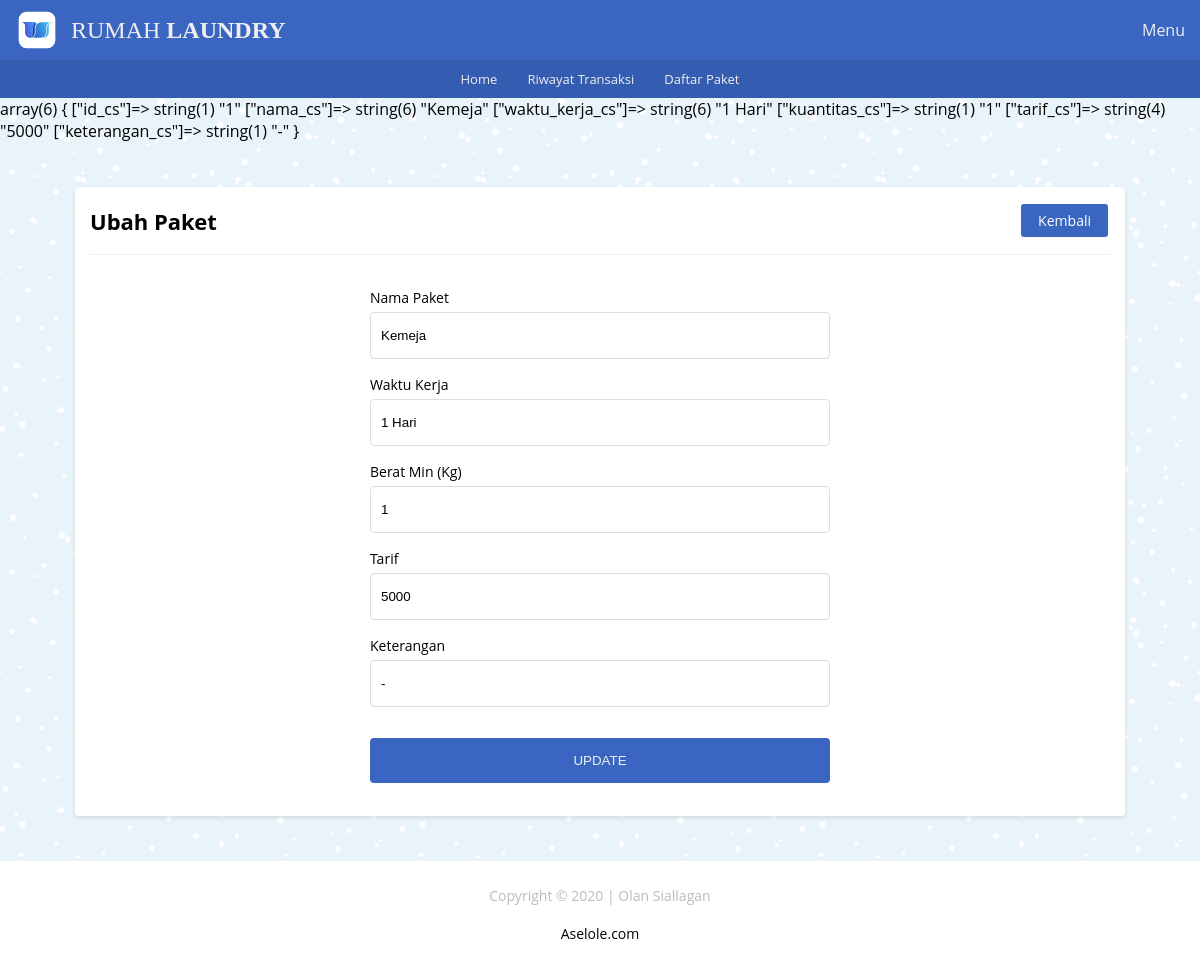
Screenshot of /app/paket/pkt_cs/edit.php?id_cs=1 with the database file from the repository.
### tables this page shows
CREATE TABLE `tb_cuci_satuan` (
  `id_cs` int(10) UNSIGNED NOT NULL,
  `nama_cs` varchar(100) NOT NULL,
  `waktu_kerja_cs` varchar(50) NOT NULL,
  `kuantitas_cs` int(10) UNSIGNED NOT NULL DEFAULT 0,
  `tarif_cs` int(10) UNSIGNED NOT NULL DEFAULT 0,
  `keterangan_cs` varchar(255) NOT NULL DEFAULT '-'
);

### app/includes/_functions.php (called while the page is built, shortened)
<?php
$host	= 'localhost';
$user = 'root';
$pass	= '';
$db	= 'laundry';
$koneksi = mysqli_connect($host,$user,$pass,$db);
function query($query){
	global $koneksi;
	$result = mysqli_query($koneksi, $query);
	$rows = [];
	while ($row = mysqli_fetch_assoc($result)) {
		$rows[] = $row;
	}
	return $rows;
}
function url($url = null){
	$url_utama = "http://localhost/rumah_laundry";
	if ($url != null) {
		return $url_utama . '/' . $url;
	}else{
		return $url_utama . '';
	}
}

### app/paket/pkt_cs/edit.php (the view, shortened to what this page needs)
<?php
   require_once('../../_header.php');
   $id_cs = $_GET['id_cs'];
   $data_cs = query("SELECT * FROM tb_cuci_satuan WHERE id_cs = '$id_cs'")[0];
   var_dump($data_cs);
?>
   <div id="edit_cs" class="main-content">
      <div class="container">
         <div class="baris">
            <div class="col mt-2">
               <div class="card">
                  <div class="card-title card-flex">
                     <div class="card-col">
                        <h2>Ubah Paket</h2>
                     </div>
                     <div class="card-col txt-right">
                        <a href="<?=url('paket/pkt_cs/pkt_cs.php')?>" class="btn-xs bg-primary">Kembali</a>
                     </div>
                  </div>
                  <div class="card-body">
                     <form action="" method="post" class="form-input">
                        <div class="form-grup">
                           <label for="nama">Nama Paket</label>
                           <input type="text" name="nama_cs" placeholder="Nama paket" value="<?=$data_cs['nama_cs']?>" autocomplete="off" id="nama" required>
                        </div>
                        <div class="form-grup">
                           <label for="wk">Waktu Kerja</label>
                           <input type="text" name="waktu_kerja_cs" placeholder="Durasi Kerja" value="<?=$data_cs['waktu_kerja_cs']?>" autocomplete="off" id="wk" required>
                        </div>
                        <div class="form-grup">
                           <label for="berat">Berat Min (Kg)</label>
                           <input type="text" name="kuantitas_cs" placeholder="Berat per-Kg" value="<?=$data_cs['kuantitas_cs']?>" autocomplete="off" id="berat" required>
                        </div>
                        <div class="form-grup">
                           <label for="tarif">Tarif</label>
                           <input type="text" name="tarif_cs" placeholder="Harga Paket" value="<?=$data_cs['tarif_cs']?>" autocomplete="off" id="tarif" required>
                        </div>
                        <div class="form-grup">
                           <label for="ket_cs">Keterangan</label>
                           <input type="text" name="keterangan_cs" value="<?=$data_cs['keterangan_cs']?>" placeholder="Keterangan (optional)" autocomplete="off" id="ket_cs">
                        </div>
                        <div class="form-grup ">
                           <button type="submit" class="mt-1" name="ubah">Update</button>
                        </div>
                     </form>
                  </div>
               </div>
            </div>
         </div>
      </div>
   </div>
<?php require_once('../../_footer.php') ?>

### app/_assets/css/style.css (style rules this page uses)
* { margin: 0; padding: 0; box-sizing: border-box; }
html,body { width: 100%; max-width: 100%; position: relative; font-family: 'Open sans', sans-serif; display: flex; flex-direction: column; background-image: url(../img/blue-snow.png); overflow-x: hidden; }
.txt-right { text-align: right; }
.mt-1 { margin-top: 15px }
.mt-2 { margin-top: 30px }
h2 { font-size: 22px; }
.main-content { display: flex; flex-direction: column; }
.container { display: flex; flex-direction: column; width: 1080px; max-width: 100%; margin: auto; padding: 0 15px; min-height: 20px; }
.baris { position: relative; margin: 0 -15px; display: flex; flex-direction: row; flex-wrap: wrap; }
.bg-primary { border: 2px solid #3a66c1; color: #ffffff; background-color: #3a66c1; }
.col { flex: 1; }
.card { background-color: #fff; margin: 15px; padding: 15px; border-radius: 4px; box-shadow: 0 2px 4px rgba(0,0,0,0.10); }
.card-body { position: relative; }
.card-title { padding-bottom: 15px; margin-bottom: 15px; border-bottom: 1px solid #eeeeee; }
.card-flex { display: flex; flex-direction: row; align-items: center; justify-content: space-between; }
.card-col { flex: 1; }
.form-input { width: 480px; margin: auto; display: flex; flex-direction: column; padding: 10px; }
.form-grup { display: flex; flex-direction: column; position: relative; margin: 8px 0; }
.form-grup label { font-size: 14px; margin-bottom: 5px; }
.form-grup input { width: 100%; padding: 15px 10px; border-radius: 4px; border: 1.5px solid #dddddd; outline: none; }
.form-grup button { background-color: #3a66c1; border: 0; color: #eeeeee; padding: 15px; border-radius: 4px; text-transform: uppercase; cursor: pointer; }
.btn-xs { font-size: 14px; display: inline-block; text-decoration: none; padding: 5px 15px; margin: 2px; border-radius: 3px; cursor: pointer; }

### rows the page displays
tb_cuci_satuan: nama_cs "Kemeja", waktu_kerja_cs "1 Hari", kuantitas_cs "1", tarif_cs "5000", keterangan_cs "-"
